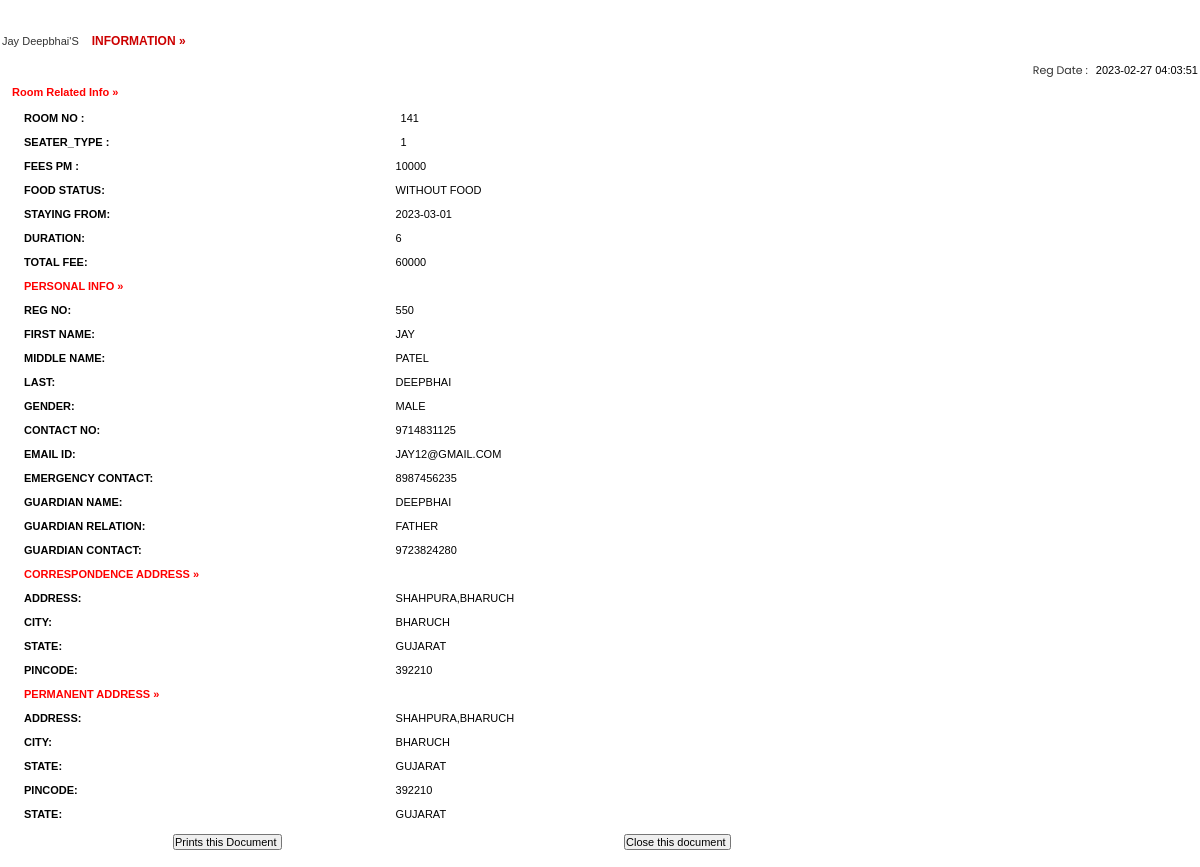
The page /full-profile.php?id=jay12@gmail.com on the database its author committed.
### tables this page shows
CREATE TABLE `user_booking` (
  `id` int(11) NOT NULL,
  `roomno` int(11) NOT NULL,
  `seater_type` varchar(50) NOT NULL,
  `feespm` int(11) NOT NULL,
  `foodstatus` int(11) NOT NULL,
  `stayfrom` date NOT NULL,
  `duration` int(11) NOT NULL,
  `regno` int(11) NOT NULL,
  `firstName` varchar(500) NOT NULL,
  `middleName` varchar(500) NOT NULL,
  `lastName` varchar(500) NOT NULL,
  `gender` varchar(250) NOT NULL,
  `contactno` bigint(11) NOT NULL,
  `emailid` varchar(500) NOT NULL,
  `egycontactno` bigint(11) NOT NULL,
  `guardianName` varchar(500) NOT NULL,
  `guardianRelation` varchar(500) NOT NULL,
  `guardianContactno` bigint(11) NOT NULL,
  `corresAddress` varchar(500) NOT NULL,
  `corresCIty` varchar(500) NOT NULL,
  `corresState` varchar(500) NOT NULL,
  `corresPincode` int(11) NOT NULL,
  `pmntAddress` varchar(500) NOT NULL,
  `pmntCity` varchar(500) NOT NULL,
  `pmnatetState` varchar(500) NOT NULL,
  `pmntPincode` int(11) NOT NULL,
  `postingDate` timestamp NOT NULL DEFAULT current_timestamp(),
  `updationDate` varchar(500) NOT NULL
);

### full-profile.php (the view, shortened to what this page needs)
<?php
$connect = mysqli_connect("localhost", "root", "", "hostel");
?>
<!DOCTYPE html PUBLIC "-//W3C//DTD XHTML 1.0 Transitional//EN" "http://www.w3.org/TR/xhtml1/DTD/xhtml1-transitional.dtd">
<html xmlns="http://www.w3.org/1999/xhtml">
<head>
<link href="style.css" rel="stylesheet" type="text/css" />
<link href="hostel.css" rel="stylesheet" type="text/css">
</head>
<body>
<table width="100%" border="0">
<?php
		 $ret= mysqli_query($connect,"SELECT * FROM user_booking where emailid = '".$_GET['id']."'");
			while($row=mysqli_fetch_array($ret))
			{
			?>
			<tr>
			  <td colspan="2" align="center" class="font1">&nbsp;</td>
  </tr>
			<tr>
			  <td colspan="2" align="center" class="font1">&nbsp;</td>
  </tr>
			<tr>
			  <td colspan="2"  class="font"><?php echo ucfirst($row['firstName']);?> <?php echo ucfirst($row['lastName']);?>'S <span class="font1"> information &raquo;</span> </td>
  </tr>
			<tr>
			  <td colspan="2"  class="font">&nbsp;&nbsp;&nbsp;&nbsp;&nbsp;&nbsp;&nbsp;&nbsp;&nbsp;&nbsp;&nbsp;&nbsp;
		      <div align="right">Reg Date : <span class="comb-value"><?php echo $row['postingDate'];?></span></div></td>
  </tr>
			<tr>
			  <td colspan="2"  class="heading" style="color: red;">Room Related Info &raquo; </td>
  </tr>
			<tr>
			  <td colspan="2"  class="font1"><table width="100%" border="0">
                <tr>
                  <td width="32%" valign="top" class="heading">Room no : </td>
                      <td class="comb-value1"><span class="comb-value"><?php echo $row['roomno'];?></span></td>
                    </tr>
                  <tr>
                  <td width="22%" valign="top" class="heading">Seater_type : </td>
                      <td class="comb-value1"><span class="comb-value"><?php echo $row['seater_type'];?></span></td>
                    </tr>
                    <tr>
                    <td width="12%" valign="top" class="heading">Fees PM : </td>
                      <td class="comb-value1"><?php echo $fpm=$row['feespm'];?></td>
                    </tr>
                     <tr>
                    <td width="12%" valign="top" class="heading">Food Status: </td>
                      <td class="comb-value1"><?php if($row['foodstatus']==0)
{
  echo "Without Food";
}
else
{
  echo "With Food";
}
                      ;?></td>
                    </tr>
                    <tr>
                    <td width="12%" valign="top" class="heading">Staying From: </td>
                      <td class="comb-value1"><?php echo $row['stayfrom'];?></td>
                    </tr>
                    <tr>
                    <td width="12%" valign="top" class="heading">Duration: </td>
                      <td class="comb-value1"><?php echo $dr=$row['duration'];?></td>
                    </tr>
                    <tr>
                    <td width="12%" valign="top" class="heading">Total Fee: </td>
                      <td class="comb-value1">
                      <?php if($row['foodstatus']==1)
                      {
                        $fd=2000;
                        echo (($dr*$fpm)+$fd);
                      }
                        else
                        {
                          echo $dr*$fpm;
                        }
                      ?></td>
                    </tr>
  <tr>
   <td colspan="2" align="left"  class="heading" style="color: red;">Personal Info &raquo; </td>
  </tr>
<tr>
<td width="12%" valign="top" class="heading">Reg no: </td>
<td class="comb-value1"><?php echo $row['regno'];?></td>
</tr>
<tr>
<td width="12%" valign="top" class="heading">First Name: </td>
<td class="comb-value1"><?php echo $row['firstName'];?></td>
</tr>
<tr>
<td width="12%" valign="top" class="heading">Middle name: </td>
<td class="comb-value1"><?php echo $row['middleName'];?></td>
</tr>
<tr>
<td width="12%" valign="top" class="heading">Last: </td>
<td class="comb-value1"><?php echo $row['lastName'];?></td>
</tr>
<tr>
<td width="12%" valign="top" class="heading">Gender: </td>
<td class="comb-value1"><?php echo $row['gender'];?></td>
</tr>
<tr>
<td width="12%" valign="top" class="heading">Contact No: </td>
<td class="comb-value1"><?php echo $row['contactno'];?></td>
</tr>
<tr>
<td width="12%" valign="top" class="heading">Email id: </td>
<td class="comb-value1"><?php echo $row['emailid'];?></td>
</tr>
<tr>
<td width="12%" valign="top" class="heading">Emergency Contact: </td>
<td class="comb-value1"><?php echo $row['egycontactno'];?></td>
</tr>
<tr>
<td width="12%" valign="top" class="heading">Guardian Name: </td>
<td class="comb-value1"><?php echo $row['guardianName'];?></td>
</tr>
<tr>
<td width="12%" valign="top" class="heading">Guardian Relation: </td>
<td class="comb-value1"><?php echo $row['guardianRelation'];?></td>
</tr>
<tr>
<td width="12%" valign="top" class="heading">Guardian Contact: </td>
<td class="comb-value1"><?php echo $row['guardianContactno'];?></td>
</tr>
<tr>
        <td colspan="2"  class="heading" style="color: red;">Correspondence Address  &raquo; </td>
  </tr>
<tr>
<td width="12%" valign="top" class="heading">Address: </td>
<td class="comb-value1"><?php echo $row['corresAddress'];?></td>
</tr>
<tr>
<td width="12%" valign="top" class="heading">City: </td>
<td class="comb-value1"><?php echo $row['corresCIty'];?></td>
</tr>
<tr>
<td width="12%" valign="top" class="heading">State: </td>
<td class="comb-value1"><?php echo $row['corresState'];?></td>
</tr>
<tr>
<td width="12%" valign="top" class="heading">Pincode: </td>
<td class="comb-value1"><?php echo $row['corresPincode'];?></td>
</tr>
<tr>
        <td colspan="2"  class="heading" style="color: red;">Permanent Address  &raquo; </td>
  </tr>
<tr>
<td width="12%" valign="top" class="heading">Address: </td>
<td class="comb-value1"><?php echo $row['pmntAddress'];?></td>
</tr>
<tr>
<td width="12%" valign="top" class="heading">City: </td>
<td class="comb-value1"><?php echo $row['pmntCity'];?></td>
</tr>
<tr>
<td width="12%" valign="top" class="heading">State: </td>
<td class="comb-value1"><?php echo $row['pmnatetState'];?></td>
</tr>
<tr>
<td width="12%" valign="top" class="heading">Pincode: </td>
<td class="comb-value1"><?php echo $row['pmntPincode'];?></td>
</tr>
<tr>
<td width="12%" valign="top" class="heading">State: </td>
<td class="comb-value1"><?php echo $row['pmnatetState'];?></td>
</tr>
<?php } ?>
                  </table></td>
                </tr>
                  </table></td>
  <tr>
    <td colspan="2" align="right" ><form id="form1" name="form1" method="post" action="">
      <table width="100%" border="0" cellpadding="0" cellspacing="0">
        <tr>
          <td width="14%">&nbsp;</td>
          <td width="35%" class="comb-value"><label>
            <input name="Submit" type="submit" class="txtbox4" value="Prints this Document " onClick="return f3();" />
          </label></td>
          <td width="3%">&nbsp;</td>
          <td width="26%"><label>
            <input name="Submit2" type="submit" class="txtbox4" value="Close this document " onClick="return f2();"  />
          </label></td>
          <td width="8%">&nbsp;</td>
          <td width="14%">&nbsp;</td>
        </tr>
      </table>
        </form>    </td>
  </tr>
</body>
</html>

### style.css (style rules this page uses)
* { margin: 0; padding: 0; box-sizing: border-box; font-family: 'Poppins', sans-serif; }

### hostel.css (style rules this page uses)
body { margin-left: 0px; margin-top: 0px; margin-right: 0px; margin-bottom: 0px;font:11px Verdana,Arial; }
.heading { font-family: Verdana, Arial, Helvetica, sans-serif; font-size: 11px; font-weight: bold; color:#000000; padding-bottom:5px; padding-top:5px; padding-left:10px; text-decoration: none; }
.comb-value { font-family: Arial, Helvetica, sans-serif; font-size: 11px; color: #000000; text-decoration: none; padding-bottom:5px; padding-left:5px; padding-top:5px; }
.font1 { font-family:Verdana, Arial, Helvetica, sans-serif; font-size:12px; font-weight:800; color:#CC0000; text-transform:uppercase; padding-left:10px; padding-top:0px; }
.txtbox4 { font-family: Arial, Helvetica, sans-serif; font-size: 11px; color: #000000; }
.comb-value1 { font-family: Arial, Helvetica, sans-serif; font-size: 11px; color: #000000; text-decoration: none; padding-bottom:2px; padding-left:2px; padding-top:2px; }
.font { font-family:Verdana, Arial, Helvetica, sans-serif; font-size:11px; color:#333333; text-decoration:none; }

### rows shown on the page
user_booking: firstName "Jay", lastName "Deepbhai", postingDate "2023-02-27 04:03:51", roomno "141", seater_type "1", feespm "10000", foodstatus "WITHOUT FOOD", stayfrom "2023-03-01", duration "6", $dr*$fpm "60000", regno "550", firstName "JAY", middleName "PATEL", lastName "DEEPBHAI", gender "MALE", contactno "9714831125", emailid "JAY12@GMAIL.COM", egycontactno "8987456235", guardianName "DEEPBHAI", guardianRelation "FATHER", guardianContactno "9723824280", corresAddress "SHAHPURA,BHARUCH", corresCIty "BHARUCH", corresState "GUJARAT", corresPincode "392210", pmntAddress "SHAHPURA,BHARUCH", pmntCity "BHARUCH", pmnatetState "GUJARAT", pmntPincode "392210"
